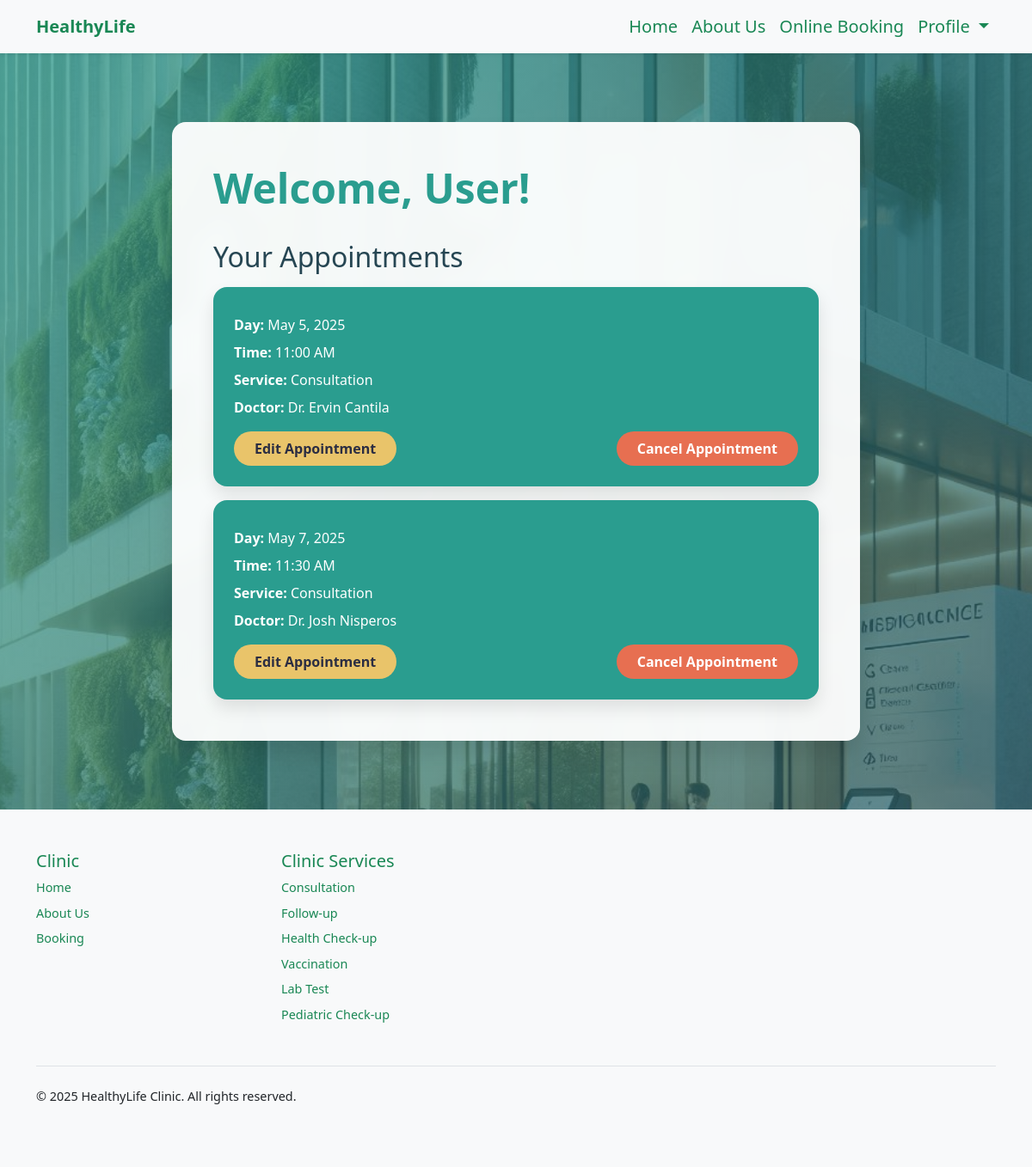
The app's page /user-panel (signed in) with its own data.
### booking/models.py (models this page shows, shortened)
class Appointment(models.Model):
    user = models.ForeignKey(User, on_delete=models.CASCADE, null=True, blank=True)
    service = models.CharField(max_length=50, choices=SERVICE_CHOICES, default="Doctor care")
    doctor = models.CharField(max_length=255, default="Unknown")
    day = models.DateField(default=datetime.now)
    time = models.CharField(max_length=10, choices=TIME_CHOICES, default="3 PM")
    time_ordered = models.DateTimeField(default=datetime.now, blank=True)

### booking/views.py (the view)
# urls.py: path('user-panel', views.userPanel, name='userPanel'),
def userPanel(request):
    user = request.user
    appointments = Appointment.objects.filter(user=user).order_by('day', 'time')
    return render(request, 'userPanel.html', {
        'user':user,
        'appointments':appointments,
    })

### booking/templates/userPanel.html (shortened to what this page needs)
{% extends 'layout.html' %}
{% load static %}
{% block body %}
<section class="hero-section">
    {% if user.is_authenticated %}
    <div class="profile-panel">
        <h1>Welcome, {{ user.first_name }}!</h1>
        {% if appointments.count > 0 %}
        <div class="appointment-list">
            <h2>Your Appointments</h2>
            {% for appointment in appointments %}
            <div class="appointment-card">
                <p><strong>Day:</strong> {{ appointment.day }}</p>
                <p><strong>Time:</strong> {{ appointment.time }}</p>
                <p><strong>Service:</strong> {{ appointment.service }}</p>
                <p><strong>Doctor:</strong> {{ appointment.doctor }}</p>
                <div style="display: flex; justify-content: space-between; margin-top: 1rem;">
                    <a href="{% url 'userUpdate' appointment.id %}">Edit Appointment</a>
                    <a href="#" class="cancel-btn" data-url="{% url 'cancelAppointment' appointment.id %}" onclick="openModal(this); return false;">Cancel Appointment</a>
                </div>
            </div>
            {% endfor %}
        </div>
        {% else %}
        <h2>No Appointments Yet!</h2>
        {% endif %}
    </div>
    {% else %}
    <div class="sign-in-message">
        <h1>Please Sign In</h1>
        <a href="{% url 'login' %}" class="btn btn-primary mt-3">Sign In</a>
    </div>
    {% endif %}
</section>
{% endblock %}

### records on screen
Appointment: day "May 5, 2025", time "11:00 AM", service "Consultation", doctor "Dr. Ervin Cantila"
Appointment: day "May 7, 2025", time "11:30 AM", service "Consultation", doctor "Dr. Josh Nisperos"

### other values on screen
{{ user.first_name }} "User"
